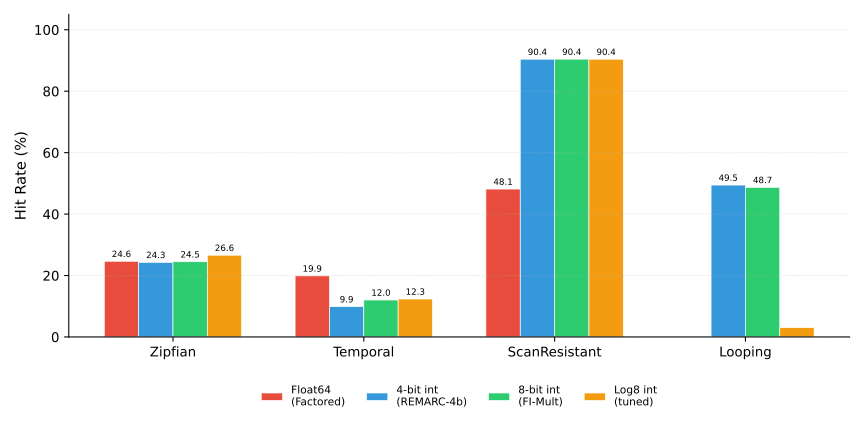

Source code (Python):
#!/usr/bin/env python3
import matplotlib.pyplot as plt
import numpy as np

workloads = ["Zipfian", "Temporal", "ScanResistant", "Looping"]

variants = {
    "Float64\n(Factored)":      [24.64, 19.88, 48.15,  0.00],
    "4-bit int\n(REMARC-4b)":   [24.30,  9.87, 90.42, 49.45],
    "8-bit int\n(FI-Mult)":     [24.48, 12.04, 90.43, 48.70],
    "Log8 int\n(tuned)":        [26.61, 12.35, 90.41,  3.02],
}

colors = {
    "Float64\n(Factored)":      "#e74c3c",
    "4-bit int\n(REMARC-4b)":   "#3498db",
    "8-bit int\n(FI-Mult)":     "#2ecc71",
    "Log8 int\n(tuned)":        "#f39c12",
}

x = np.arange(len(workloads))
width = 0.18
n = len(variants)

fig, ax = plt.subplots(figsize=(9, 4.5))

for i, (label, vals) in enumerate(variants.items()):
    offset = (i - (n - 1) / 2) * width
    bars = ax.bar(x + offset, vals, width, label=label, color=colors[label],
                  edgecolor="white", linewidth=0.5)
    for bar, v in zip(bars, vals):
        if v >= 5:
            ax.text(bar.get_x() + bar.get_width() / 2, bar.get_height() + 0.8,
                    f"{v:.1f}", ha="center", va="bottom", fontsize=6.5)

ax.set_ylabel("Hit Rate (%)", fontsize=11)
ax.set_xticks(x)
ax.set_xticklabels(workloads, fontsize=10)
ax.set_ylim(0, 105)
ax.legend(fontsize=8, ncol=4, loc="upper center", bbox_to_anchor=(0.5, -0.12),
          frameon=False)
ax.spines["top"].set_visible(False)
ax.spines["right"].set_visible(False)
ax.grid(axis="y", linestyle=":", alpha=0.4)

fig.tight_layout()
fig.subplots_adjust(bottom=0.22)
fig.savefig("/home/ubuntu/source/repos/Furrballs/docs/fig-quantization.svg",
            format="svg", dpi=150)
print("OK")
